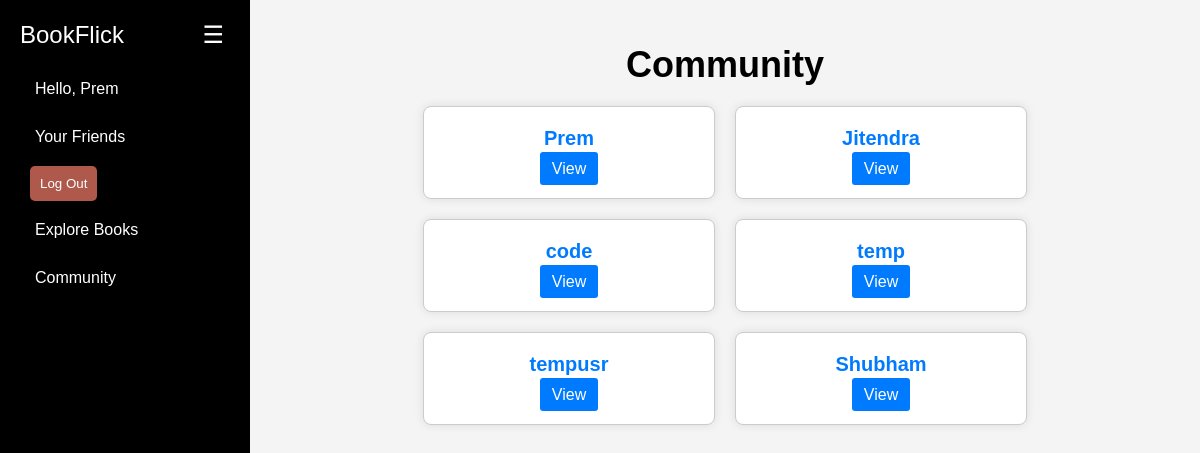
Page /community/ (signed in) on the committed database.
### app/models.py (models this page shows, shortened)
class User(models.Model):
    user = models.OneToOneField(settings.AUTH_USER_MODEL, on_delete=models.CASCADE)
    favorite_books = models.ManyToManyField(Book, related_name='favorited_by')
    recent_reads = models.ManyToManyField(Book, related_name='readed_recent_by')
    followers = models.ManyToManyField('self', symmetrical=False, related_name='following')

### app/views.py (the view)
# urls.py: path('community/', CommunityView.as_view(), name='community'),
class CommunityView(ListView):
    model = User
    template_name = 'community.html'
    context_object_name = 'users'

### app/templates/community.html (shortened to what this page needs)
{% extends "base.html" %}
{% block content %}
{% if request.path == '/community/' %}
  <h1 class="community-heading">Community</h1>
  {% else %}
  <h1 class="community-heading">Your Friends</h1>
  {% endif %}
  <div class="card-container">
    {% for user in users %}
      <div class="user-card">
        <a href="{% url 'user_profile' user.user.username %}" class="user-link">{{ user.user.username }}</a>
        {% if request.user != user %}
          {% if request.user.is_authenticated %}
            {% if is_following %}
              <form action="{% url 'unfollow_user' user.user.username %}" method="post" class="unfollow-form">
                {% csrf_token %}
                <button type="submit" class="unfollow-button">Unfollow</button>
              </form>
            {% else %}
                <a class="follow-button" href="{% url 'user_profile' user.user.username %}" style="text-decoration: none;">View</a>
            {% endif %}
          {% else %}
            <p class="login-prompt"><a href="{% url 'login' %}" class="login-link">Log in</a> to follow</p>
          {% endif %}
        {% endif %}
      </div>
    {% empty %}
      <div class="no-users">No users found.</div>
    {% endfor %}
  </div>
{% endblock %}

### app/templates/base.html (shortened to what this page needs)
{% load static %}
<!DOCTYPE html>
<html lang="en">
<head>
    <link rel="stylesheet" href="{% static 'styles.css' %}">
    <link href="https://cdn.jsdelivr.net/npm/select2@4.1.0-rc.0/dist/css/select2.min.css" rel="stylesheet" />
</head>
<body>
    <div class="sidebar" id="sidebar">
        <div class="sidebar-header">
            <a href="{% url 'home' %}" class="brand">BookFlick</a>
            <button class="hamburger" id="hamburger">☰</button>
        </div>
        <ul class="nav-links">
            {% if user.is_authenticated %}
            <li><a href="{% url 'home' %}">Hello, {{ user.username }}</a></li>
            <li><a href="{% url 'friends' user.username %}">Your Friends</a></li>
            <li><form action="{% url 'logout' %}" method="post">
                <button class="review-button" type="submit">Log Out</button>
            </form></li>
            {% else %}
            <li><a href="{% url 'login' %}">Log In</a></li>
            <li><a href="{% url 'signup' %}">Sign Up</a></li>
            {% endif %}
            <li><a href="{% url 'explore_books' %}">Explore Books</a></li>
            <li><a href="{% url 'community' %}">Community</a></li>
        </ul>
    </div>
    <div class="content" id="content">
        {% block content %}{% endblock %}
    </div>
</body>
</html>

### app/static/styles.css (style rules this page uses)
body { font-family: Arial, sans-serif; background-color: #f4f4f4; margin: 0; padding: 0; display: flex; }
.sidebar { width: 250px; height: 100vh; background: #000; color: white; padding: 20px; box-sizing: border-box; position: fixed; transition: width 0.3s ease; overflow: auto; }
.sidebar .sidebar-header { display: flex; justify-content: space-between; align-items: center; }
.sidebar .brand { font-size: 24px; color: white; text-decoration: none; white-space: nowrap; overflow: hidden; text-overflow: ellipsis; }
.sidebar .nav-links { list-style: none; padding: 0; margin: 20px 0 0 0; }
.sidebar .nav-links li { margin-bottom: 10px; }
.sidebar .nav-links a { color: white; text-decoration: none; padding: 10px 15px; display: block; border-radius: 5px; transition: background-color 0.3s ease; white-space: nowrap; overflow: hidden; text-overflow: ellipsis; }
.hamburger { background: none; border: none; color: white; font-size: 24px; cursor: pointer; }
.content { margin-left: 250px; padding: 20px; flex: 1; transition: margin-left 0.3s ease; }
.review-button { padding: 10px; margin: 0 10px; background-color: #af594c; color: white; border: none; border-radius: 5px; cursor: pointer; }
.community-heading { font-size: 36px; margin-bottom: 20px; text-align: center; }
.card-container { display: flex; flex-wrap: wrap; gap: 20px; justify-content: center; }
.user-card { background-color: #ffffff; padding: 20px; border: 1px solid #cccccc; border-radius: 8px; width: 250px; text-align: center; box-shadow: 0 0 10px rgba(0, 0, 0, 0.1); }
.user-link { font-size: 20px; font-weight: bold; color: #007BFF; text-decoration: none; display: block; margin-bottom: 10px; }
.follow-button, .unfollow-button { padding: 8px 12px; background-color: #007BFF; color: white; border: none; border-radius: 3px; cursor: pointer; transition: background-color 0.3s ease; }

### rows in the picture
User: user.username "Prem"
User: user.username "Jitendra"
User: user.username "code"
User: user.username "temp"
User: user.username "tempusr"
User: user.username "Shubham"

### other values in the picture
{{ user.username }} "Prem"
